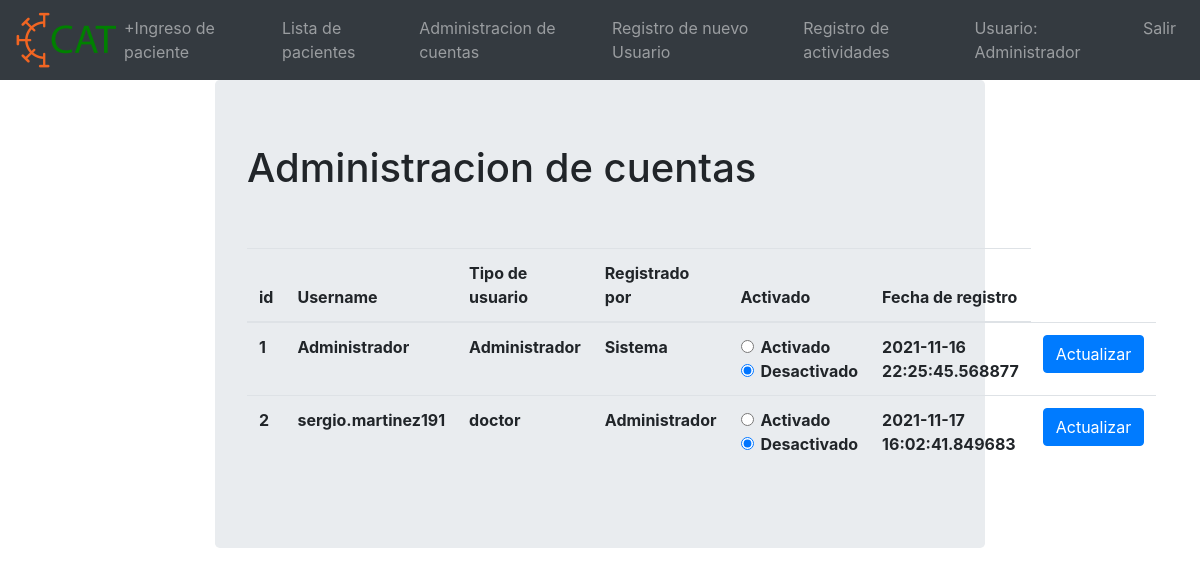
The app's page /manage_accounts (signed in), older data.
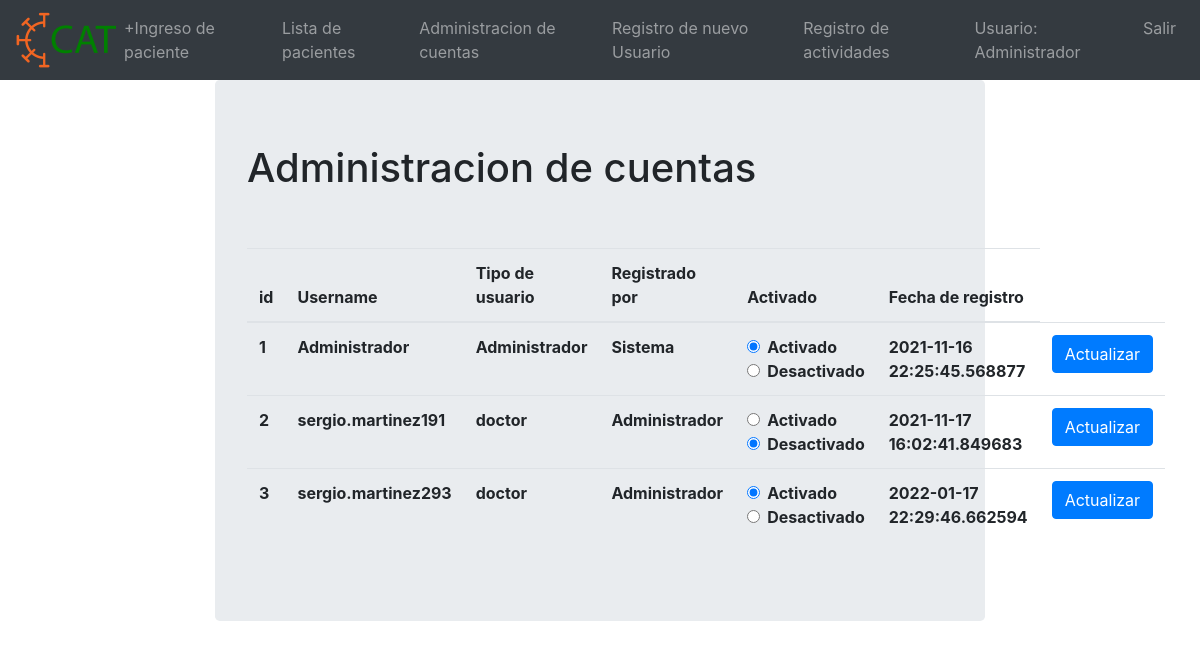
The same page, newer data.
### main.py (models this page shows)
class User(db.Model, UserMixin):
    id = db.Column(db.Integer, primary_key=True)
    username = db.Column(db.String(20),nullable=False,unique=True)
    user_names = db.Column(db.String(20),nullable=False,unique=False)
    user_first_lastname=db.Column(db.String(20),nullable=False,unique=False)
    user_second_lastname=db.Column(db.String(20),nullable=True,unique=False)
    password = db.Column(db.String(80),nullable=False)
    set_new_password = db.Column(db.Boolean(),nullable=False)
    user_type = db.Column(db.String(20),nullable=False)
    user_cedula = db.Column(db.String(20),nullable=True)
    active_user = db.Column(db.Boolean(),nullable=False)
    created_by = db.Column(db.String(80),nullable=False)
    register_date = db.Column(db.DateTime, default=datetime.datetime.utcnow)

### main.py (the view, shortened to what this page needs)
@app.route('/manage_accounts',methods=['GET','POST'])
@login_required
def manage_accounts():
    users = User.query.all()
    return render_template('manage_accounts.html',users=users)

### main.py (called while the page is built)
@login_manager.user_loader
def load_user(user_id):
    return User.query.get(int(user_id))

### templates/manage_accounts.html (shortened to what this page needs)
{% extends "base.html" %}
{% block content %}
    <div class="col-2"></div>
    <div class="col-8">
    <div class="jumbotron">
<h1>Administracion de cuentas</h1>
<table class="table">
    <thead>
        <tr>
            <th scope="col">id </th>
            <th scope="col">Username </th>
            <th scope="col">Tipo de usuario</th>
            <th scope="col">Registrado por </th>
            <th scope="col">Activado</th>
            <th scope="col">Fecha de registro</th>
        </tr>
    </thead>
    <tbody>
        {%for user in users%}
            <tr>
                <th> {{user.id}} </th>
                <th> {{user.username}}</th>
                <th> {{user.user_type}}</th>
                <th> {{user.created_by}}</th>
                <th>
                <form method="POST">
                <div class="form-check">
                    <input class="form-check-input" type="radio" name="user_activated" id="gridRadios1" value="true"
                                                                                               {%if user.active_user == true%}
                    checked=true
                                                                                               {%else%}
                                                                                               {%endif%}
                    >
                 <label class="form-check-label" for="gridRadios1">
                 Activado
                 </label>
                </div>
                <div class="form-check">
                    <input class="form-check-input" type="radio" name="user_activated" id="gridRadios2" value="false"
                    {%if user.active_user == true%}
                                                                                               {%else%}
                                                                                               checked=true
                                                                                               {%endif%}
                    >
                <label class="form-check-label" for="gridRadios2">
                Desactivado
                </label>
                </div>
            </div>
                <th> {{user.register_date}} </th>
                <th> <button type="sbumit" class="btn btn-primary"> Actualizar</button> </th>
        {%endfor%}
            <br>
            <br>
        </div>
    </div>
{%endblock%}

### templates/base.html (shortened to what this page needs)
<!DOCTYPE html>
<html lang='es'>
    <head>
        <link rel="stylesheet" href="static/css/bootstrap.min.css">
        <link rel="stylesheet" href="static/css/master.css">
    </head>
    <body>
<nav class="navbar navbar-expand-lg navbar-dark bg-dark">
    <a href="dashboard">
    <img class="logo" src="static/images/cat.png">
    <a>
  <div class="collapse navbar-collapse" id="navbarNavDropdown">
    <ul class="navbar-nav">
      <li class="nav-item">
        <a class="nav-link" href="ingreso_paciente">+Ingreso de paciente</a>
      </li>
      <li class="nav-item">
        <a class="nav-link" href="patients">Lista de pacientes</a>
      </li>
    </ul>
    <ul class="navbar-nav ml-auto">
    <li class="nav-item">
      {% if current_user.type == "Personal administrativo" or current_user.username == "Administrador" %}
      <li class="nav-item">
          <a class="nav-link" href="manage_accounts">Administracion de cuentas</a>
      </li>
      <li class="nav-item">
          <a class="nav-link" href="register">Registro de nuevo Usuario</a>
      </li>
      <li class="nav-item">
          <a class="nav-link" href="log">Registro de actividades</a>
      </li>
      {%endif%}
      {%if current_user.is_authenticated%}
      <li class="nav-item">
          <a class="nav-link">Usuario: {{ current_user.username }}</a>
      </li>
     <li class="nav-item">
          <a class="nav-link" href="logout" >Salir</a>
      </li>
      {% else %}
      <li class="nav-item">
          <a class="nav-link" href="login">Login</a>
      </li>
      {% endif %}
      </ul>
  </div>
</nav>
<div class="container-fluid">
   <div class="row">
    {% block content%}{%endblock%}
</body>
<html>

Row changes from the older to the newer data that the page shows:
changed User "Sistema": active_user "☐ Activado" → "☑ Activado"; active_user "☑ Desactivado" → "☐ Desactivado"
added User: id "3", username "sergio.martinez293", user_type "doctor", created_by "Administrador", active_user "☑", register_date "2022-01-17 22:29:46.662594"
